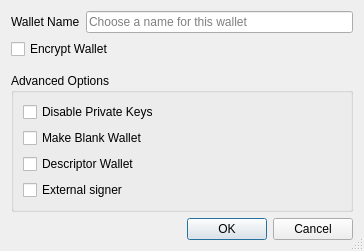
<?xml version="1.0" encoding="UTF-8"?>
<ui version="4.0">
 <class>CreateWalletDialog</class>
 <widget class="QDialog" name="CreateWalletDialog">
  <property name="geometry">
   <rect>
    <x>0</x>
    <y>0</y>
    <width>364</width>
    <height>249</height>
   </rect>
  </property>
  <property name="windowTitle">
   <string>Create Wallet</string>
  </property>
  <property name="sizeGripEnabled">
   <bool>true</bool>
  </property>
  <layout class="QVBoxLayout" name="verticalLayout">
   <item>
    <layout class="QHBoxLayout" name="horizontalLayout">
     <item>
      <widget class="QLabel" name="wallet_name_label">
       <property name="text">
        <string>Wallet Name</string>
       </property>
      </widget>
     </item>
     <item>
      <widget class="QLineEdit" name="wallet_name_line_edit">
       <property name="minimumSize">
        <size>
         <width>262</width>
         <height>0</height>
        </size>
       </property>
       <property name="placeholderText">
        <string>Choose a name for this wallet</string>
       </property>
      </widget>
     </item>
    </layout>
   </item>
   <item>
    <widget class="QCheckBox" name="encrypt_wallet_checkbox">
     <property name="toolTip">
      <string>Encrypt the wallet. The wallet will be encrypted with a passphrase of your choice.</string>
     </property>
     <property name="text">
      <string>Encrypt Wallet</string>
     </property>
     <property name="checked">
      <bool>false</bool>
     </property>
    </widget>
   </item>
   <item>
    <spacer name="verticalSpacer_1">
     <property name="orientation">
      <enum>Qt::Vertical</enum>
     </property>
     <property name="sizeType">
      <enum>QSizePolicy::Fixed</enum>
     </property>
     <property name="sizeHint" stdset="0">
      <size>
       <width>20</width>
       <height>8</height>
      </size>
     </property>
    </spacer>
   </item>
   <item>
    <widget class="QGroupBox" name="groupBox">
     <property name="title">
      <string>Advanced Options</string>
     </property>
     <layout class="QVBoxLayout" name="verticalLayout_groupbox">
      <item>
       <widget class="QCheckBox" name="disable_privkeys_checkbox">
        <property name="enabled">
         <bool>true</bool>
        </property>
        <property name="toolTip">
         <string>Disable private keys for this wallet. Wallets with private keys disabled will have no private keys and cannot have an HD seed or imported private keys. This is ideal for watch-only wallets.</string>
        </property>
        <property name="text">
         <string>Disable Private Keys</string>
        </property>
       </widget>
      </item>
      <item>
       <widget class="QCheckBox" name="blank_wallet_checkbox">
        <property name="toolTip">
         <string>Make a blank wallet. Blank wallets do not initially have private keys or scripts. Private keys and addresses can be imported, or an HD seed can be set, at a later time.</string>
        </property>
        <property name="text">
         <string>Make Blank Wallet</string>
        </property>
       </widget>
      </item>
      <item>
       <widget class="QCheckBox" name="descriptor_checkbox">
        <property name="toolTip">
         <string>Use descriptors for scriptPubKey management</string>
        </property>
        <property name="text">
         <string>Descriptor Wallet</string>
        </property>
       </widget>
      </item>
      <item>
       <widget class="QCheckBox" name="external_signer_checkbox">
        <property name="toolTip">
         <string>Use an external signing device such as a hardware wallet. Configure the external signer script in wallet preferences first.</string>
        </property>
        <property name="text">
         <string>External signer</string>
        </property>
       </widget>
      </item>
     </layout>
    </widget>
   </item>
   <item>
    <spacer name="verticalSpacer_2">
     <property name="orientation">
      <enum>Qt::Vertical</enum>
     </property>
     <property name="sizeHint" stdset="0">
      <size>
       <width>20</width>
       <height>0</height>
      </size>
     </property>
    </spacer>
   </item>
   <item>
    <widget class="QDialogButtonBox" name="buttonBox">
     <property name="orientation">
      <enum>Qt::Horizontal</enum>
     </property>
     <property name="standardButtons">
      <set>QDialogButtonBox::Cancel|QDialogButtonBox::Ok</set>
     </property>
    </widget>
   </item>
  </layout>
 </widget>
 <tabstops>
  <tabstop>wallet_name_line_edit</tabstop>
  <tabstop>encrypt_wallet_checkbox</tabstop>
  <tabstop>disable_privkeys_checkbox</tabstop>
  <tabstop>blank_wallet_checkbox</tabstop>
  <tabstop>descriptor_checkbox</tabstop>
  <tabstop>external_signer_checkbox</tabstop>
 </tabstops>
 <resources/>
 <connections>
  <connection>
   <sender>buttonBox</sender>
   <signal>accepted()</signal>
   <receiver>CreateWalletDialog</receiver>
   <slot>accept()</slot>
   <hints>
    <hint type="sourcelabel">
     <x>248</x>
     <y>254</y>
    </hint>
    <hint type="destinationlabel">
     <x>157</x>
     <y>274</y>
    </hint>
   </hints>
  </connection>
  <connection>
   <sender>buttonBox</sender>
   <signal>rejected()</signal>
   <receiver>CreateWalletDialog</receiver>
   <slot>reject()</slot>
   <hints>
    <hint type="sourcelabel">
     <x>316</x>
     <y>260</y>
    </hint>
    <hint type="destinationlabel">
     <x>286</x>
     <y>274</y>
    </hint>
   </hints>
  </connection>
 </connections>
</ui>
